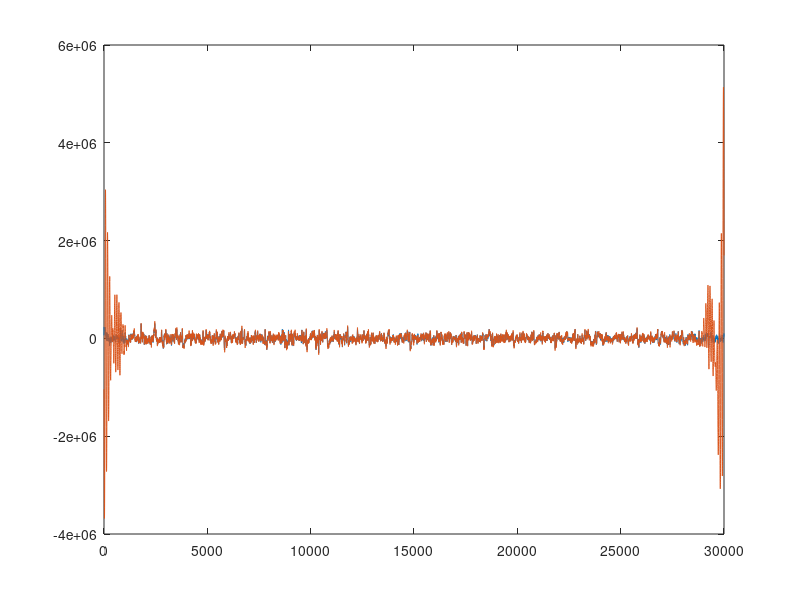

The MATLAB script that drew this image: (Note: this script raises an error after producing the figure.)

load('SUBJECT_RESULTS.mat');
load('PYTHON_SUBJECT1_5HZ.mat');
load('PYTHON_SUBJECT2_10HZ.mat');

MATLAB_SHAM_SUBJECT1 = SUBJECT1_RESULTS.SHAM(1,:);
PYTHON_DATA_SUBJECT1 = PYTHON_SUBJECT1_5HZ(1,:);

figure(1);
plot(MATLAB_SHAM_SUBJECT1);
hold on
plot(PYTHON_DATA_SUBJECT1);

R1 = corrcoef(MATLAB_SHAM_SUBJECT1(1, 1720 : 6719) , PYTHON_DATA_SUBJECT1(1, 1720 : 6719));

MATLAB_SHAM_SUBJECT2_10HZ = SUBJECT2_10HZ_RESULTS.SHAM(1,:);
PYTHON_DATA_SUBJECT2_10HZ = PYTHON_SUBJECT2_10HZ(6,:);

figure(2);
plot(MATLAB_SHAM_SUBJECT2_10HZ);
hold on
plot(PYTHON_DATA_SUBJECT2_10HZ);

R2 = corrcoef(FILTERED_FREE_EEG_SUBJECT(1,:),PYTHON_DATA_SUBJECT2_10HZ(1,:));




